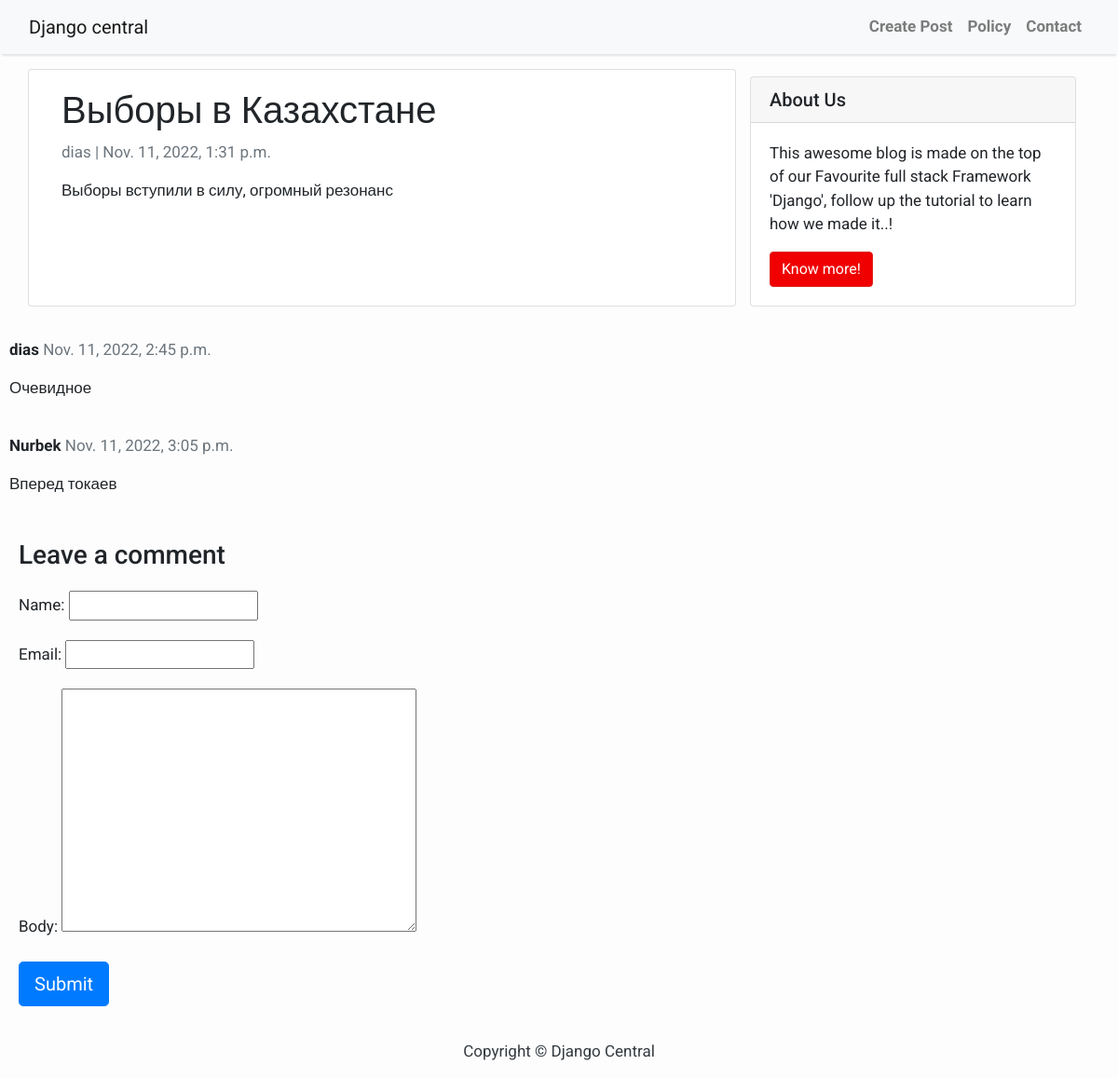
The app's page /votes-in-Kazakhstan/ with its own data.
### blog/models.py (models this page shows, shortened)
class Post(models.Model):
    title = models.CharField(max_length=200, unique=True)
    slug = models.SlugField(max_length=200, unique=True)
    author = models.ForeignKey(User, on_delete= models.CASCADE,related_name='blog_posts')
    updated_on = models.DateTimeField(auto_now= True)
    content = models.TextField()
    created_on = models.DateTimeField(auto_now_add=True)
    status = models.IntegerField(choices=STATUS, default=0)
    class Meta:
        ordering = ['-created_on']

class Comment(models.Model):
    post = models.ForeignKey(Post,on_delete=models.CASCADE,related_name='comments')
    name = models.CharField(max_length=80)
    email = models.EmailField()
    body = models.TextField()
    created_on = models.DateTimeField(auto_now_add=True)
    active = models.BooleanField(default=False)
    class Meta:
        ordering = ['created_on']

### blog/views.py (the view, shortened to what this page needs)
# urls.py: path('<slug:slug>/', PostDetail.as_view(), name='post_detail'),
class PostDetail(generic.DetailView):
    model = Post
    template_name = 'post_detail.html'
    def get(self ,request,slug):
        template_name = 'post_detail.html'
        post = get_object_or_404(Post, slug=slug)
        comments = post.comments.filter(active=True)
        new_comment = None
        comment_form = CommentForm()
        return render(request, template_name, {'post': post,
                                           'comments': comments,
                                           'new_comment': new_comment,
                                           'comment_form': comment_form})

### blog/forms.py
class CommentForm(forms.ModelForm):
    class Meta:
        model = Comment
        fields = ('name', 'email', 'body')

### blog/templates/post_detail.html (shortened to what this page needs)
{% extends 'base.html' %} {% block content %}
<div class="container">
  <div class="row">
    <div class="col-md-8 card mb-4  mt-3 left  top">
      <div class="card-body">
        <h1>{% block title %} {{ post.title }} {% endblock title %}</h1>
        <p class=" text-muted">{{ post.author }} | {{ post.created_on }}</p>
        <p class="card-text ">{{ post.content | safe }}</p>
      </div>
    </div>
    {% block sidebar %} {% include 'sidebar.html' %} {% endblock sidebar %}
  </div>
</div>
    {% for comment in comments %}
        <div class="comments" style="padding: 10px;">
          <p class="font-weight-bold">
            {{ comment.name }}
            <span class=" text-muted font-weight-normal">
              {{ comment.created_on }}
            </span>
          </p>
          {{ comment.body | linebreaks }}
        </div>
        {% endfor %}
    <div class="card-body">
        {% if new_comment %}
        <div class="alert alert-success" role="alert">
            Your comment is awaiting moderation
        </div>
        {% else %}
        <h3>Leave a comment</h3>
        <form method="post" style="margin-top: 1.3em;">
            {{ comment_form.as_p }}
            <button type="submit" class="btn btn-primary  btn-lg">Submit</button>
        </form>
        {% endif %}
        </div>
{% endblock content %}

### blog/templates/base.html (shortened to what this page needs)
<!DOCTYPE html>
<html>
    <head>
        <link rel="stylesheet" href="https://maxcdn.bootstrapcdn.com/bootstrap/4.0.0/css/bootstrap.min.css"
 />
    </head>
    <body>
        <nav class="navbar navbar-expand-lg navbar-light bg-light shadow" id="mainNav">
            <div class="container-fluid">
                <a class="navbar-brand" href="{% url 'home' %}">Django central</a>
                <div class="collapse navbar-collapse" id="navbarResponsive">
                    <ul class="navbar-nav ml-auto">
                        <li class="nav-item text-black">
                            <a class="nav-link text-black font-weight-bold" href="{% url 'create_post' %}">Create Post</a>
                        </li>
                        <li class="nav-item text-black">
                            <a class="nav-link text-black font-weight-bold" href="#">Policy</a>
                        </li>
                        <li class="nav-item text-black">
                            <a class="nav-link text-black font-weight-bold" href="#">Contact</a>
                        </li>
                    </ul>
                </div>
            </div>
        </nav>
        {% block content %}
        {% endblock content %}
        <footer class="py-3 bg-grey">
            <p class="m-0 text-dark text-center ">Copyright &copy; Django Central</p>
        </footer>
    </body>
</html>

### blog/templates/sidebar.html
<!{% block sidebar %}
<div class="col-md-4 float-right ">
<div class="card my-4">
        <h5 class="card-header">About Us</h5>
    <div class="card-body">
        <p class="card-text"> This awesome blog is made on the top of our Favourite full stack Framework 'Django', follow up the tutorial to learn how we made it..!</p>
        <a href="https://djangocentral.com/building-a-blog-application-with-django"
           class="btn btn-danger">Know more!</a>
    </div>
</div>
</div>
{% endblock sidebar %}

### blog/templates/base.html (style rules this page uses)
body { font-family: "Roboto", sans-serif; font-size: 17px; background-color: #fdfdfd; }
.shadow { box-shadow: 0 4px 2px -2px rgba(0, 0, 0, 0.1); }
.btn-danger { color: #fff; background-color: #f00000; border-color: #dc281e; }

### records on screen
Post: title "Выборы в Казахстане", author "dias", created_on "Nov. 11, 2022, 1:31 p.m.", content "Выборы вступили в силу, огромный резонанс"
Comment: name "dias", created_on "Nov. 11, 2022, 2:45 p.m.", body "Очевидное"
Comment: name "Nurbek", created_on "Nov. 11, 2022, 3:05 p.m.", body "Вперед токаев"
